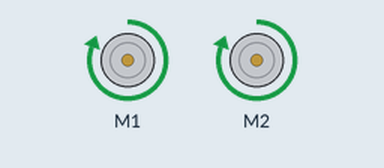
A sketch run on a simulated Arduino Uno, built with avr-gcc and run on an emulated ATmega328P. On the bench: 2 × DC motor (green arrow = forward, orange = backward, longer = faster).

Above: at 0.3 s.
At 0.7 s:
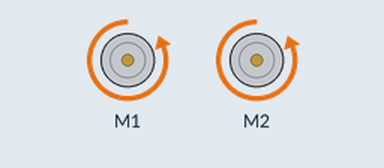
At 1.1 s:
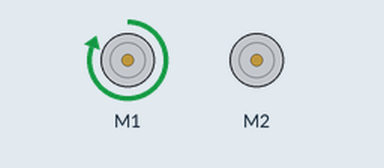
At 1.9 s:
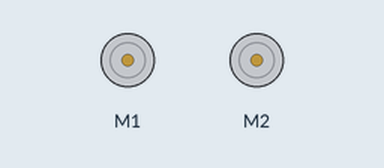
Timing chart, 0 to 3.4 s (numbered marks = the images above):
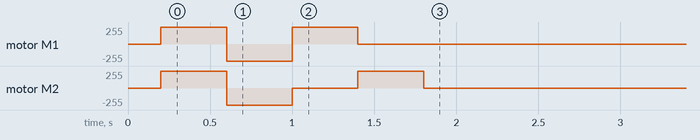

The sketch:

ListOfInstructions_ChassisCodingSchool.ino
```cpp
#include <AFMotor.h>//to use the shield

//use 1 an 2 port on shield
AF_DCMotor motor1(1);
AF_DCMotor motor2(2);


void setup()
{
  Serial.begin(9600);

  //Forward
  delay (200);
  motor1.setSpeed(255); //offset here if needed
  motor1.run(FORWARD);
  motor2.setSpeed(255);
  motor2.run(FORWARD);
  delay(400); //change this to make it run longer.

  //Back
  motor1.setSpeed(255); //same
  motor1.run(BACKWARD);
  motor2.setSpeed(255);
  motor2.run(BACKWARD);
  delay(400);

  //Left
  motor1.setSpeed(255);
  motor1.run(FORWARD);
  motor2.setSpeed(0);
  motor2.run(RELEASE);
  delay(400);

  //Right
  motor1.setSpeed(0);
  motor1.run(RELEASE);
  motor2.setSpeed(255);
  motor2.run(FORWARD);
  delay(400);

  //Stop
  motor1.setSpeed(0);
  motor2.run(RELEASE);
  motor2.setSpeed(0);
  motor2.run(RELEASE);

}

void loop(){

}
```

Measured:
- by itself, motor M2: stopped → forward 255/255 at 0.20 s, → backward 255/255 0.40 s later, → stopped 0.40 s later, → forward 255/255 0.40 s later, … (5 changes in this stretch)
